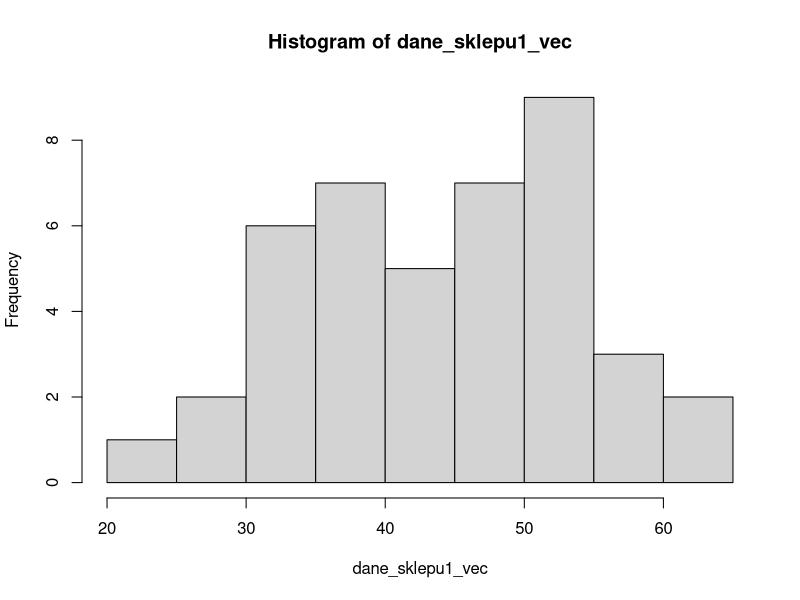
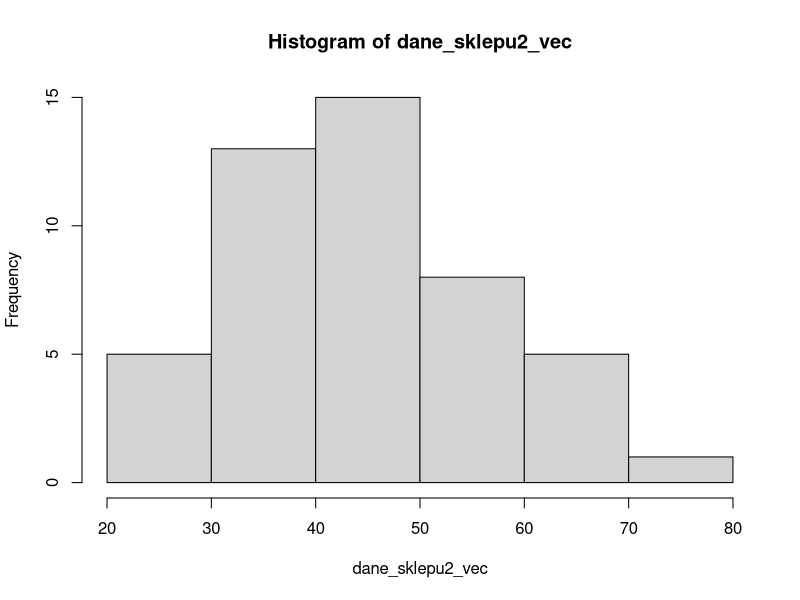

Source code (R) for these figures, in order: (Note: this script raises an error after producing the figures.)
wariancja_rozdzielczy <- function(mids, counts, sred)
{
  war = sum((mids-sred)^2*counts)/sum(counts)
  
  return(war)
}

kwartyl_rozdzielczy <- function(breaks, counts, kwartyl)
{
  poz_kwar <- sum(counts)
  if(poz_kwar%%2)
  {
    poz_kwar = (poz_kwar+1)*kwartyl
  }
  else
  {
    poz_kwar = poz_kwar*kwartyl
  }
  
  licz_skumul <- cumsum(counts)
  szuk_przedzial <- findInterval(poz_kwar, licz_skumul)
  
  med = breaks[szuk_przedzial]+(poz_kwar-licz_skumul[szuk_przedzial-1])*((breaks[szuk_przedzial+1]-breaks[szuk_przedzial])/counts[szuk_przedzial])
  
  return(med)
}

srednia_rozdzielczy <- function(counts, mids)
{
  srednia = sum(mids*counts)/sum(counts)
  
  return(srednia)
}

moda_rozdzielczy <- function(counts, breaks)
{
  szuk = max(counts)
  n = 0
  
  for(i in counts)
  {
    n = n + 1
    if(i == szuk)
    {
      break()
    }
  }
  
  moda = breaks[n]+(((szuk-counts[n-1])/((szuk-counts[n-1])+(szuk-counts[n+1])))*(breaks[n+1]-breaks[n]))
  
  return(moda)
}

# Obciazona - dzielimy przez n, nieobciazona - przez (n - 1)
wariancja_obciazona <- function(vec, sr)
{
  ile <- length(vec)
  w <- sum((vec - sr)^2) / ile
  return(w)
}

# war - wariancja obciążona
odchylenie_obciazone <- function(war)
{
  o <- sqrt(war)
  return(o)
}

moda <- function(vec)
{
  ux <- unique(vec)
  
  if(length(ux) == length(vec))
  {
    return("Brak dominanty")
  }
  else
  {
    wek_ilosci_powtorzen <- tabulate(match(vec, ux))
    czy_zduplikowane <- duplicated(wek_ilosci_powtorzen, incomparables = FALSE, fromLast = TRUE)
    poz_mody <- which.max(wek_ilosci_powtorzen)
    
    if(czy_zduplikowane[poz_mody])
    {
      return("Brak dominanty")
    }
    else
    {
      return(ux[poz_mody])
    }
  }
}

rozstep <- function(vec)
{
  result <- max(vec) - min(vec)
  return(result)
}

cwiartkowe <- function(q1, q3)
{
  result <- (q3 - q1) / 2
  return(result)
}

przecietne_od_sredniej <- function(vec, sr)
{
  ile <- length(vec)
  m <- sum(abs(vec - sr)) / ile
  return(m)
}

przecietne_od_mediany <- function(vec, med)
{
  ile <- length(vec)
  m <- sum(abs(vec - med)) / ile
  return(m)
}

wspolczynnik_zmiennosci <- function(odch, sred)
{
  v <- (odch / sred) * 100
  return(v)
}

moment_centralny <- function(nr, vec, sr)
{
  ile <- length(vec)
  m <- sum((vec - sr) ^ nr) / ile
  return(m)
}

kurtoza <- function(vec, sr, odch)
{
  k <- moment_centralny(4, vec, sr) / (odch ^ 4)
  return(k)
}

eksces <- function(kurt)
{
  eks <- kurt - 3
  return(eks)
}

wspolczynnik_asymetrii <- function(vec, sr, odch)
{
  k <- moment_centralny(3, vec, sr) / (odch ^ 3)
  return(k)  
}

wspolczynnik_skosnosci <- function(vec, sr, odch)
{
  ile <- length(vec)
  s <- (ile * sum((vec - sr)^3)) / ((ile - 1) * (ile - 2) * (odch)^4)
  return(s)
}

# sr - srednia proby
# odch - odchylenie standardowe próby
# wsp_ufnosci - poziom ufności podany w treści
przedzial_sredniej <- function(vec, sr, odch, wsp_ufnosci)
{
  if(wsp_ufnosci > 1 || wsp_ufnosci < 0)
    return("niepoprawny poziom ufności")
    
  ile <- length(vec)
  
  if(ile < 1)
    return("nie podano żadnych danych")
  
  # Poziom istotności
  alfa <- 1 - wsp_ufnosci
  
  # Różne wzory na podstawie ilości danych - http://wm.pollub.pl/files/77/content/files/3097_estymacja_przedzialowa.pdf
  if(ile <= 30)
  {
    # Model II - nieznane odchylenie populacji, mała próba
    # qt - kwantyl rozkładu t-Studenta
    wart_t_lub_u <- qt(1 - (alfa / 2), ile - 1) * (odch / sqrt(ile - 1))
    
  }
  else
  {
    # Model III - nieznane odchylenie populacji, duża próba
    # qnorm - kwantyl rozkładu normalnego
    wart_t_lub_u <- qnorm(1 - (alfa / 2)) * (odch / sqrt(ile))
  }
  
  przedzial <- c(sr - wart_t_lub_u, sr + wart_t_lub_u)
  return(przedzial)
}

# war - wariancja próby
przedzial_odchylenia <- function(vec, war, wsp_ufnosci)
{
  if(wsp_ufnosci > 1 || wsp_ufnosci < 0)
    return("niepoprawny poziom ufności")
  
  ile <- length(vec)
  
  if(ile < 1)
    return("nie podano żadnych danych")
  
  # Poziom istotności
  alfa <- 1 - wsp_ufnosci
 
  if(ile <= 30)
  {
    # Model I - nieznane odchylenie populacji, mała próba
    # qchisq - kwantyl rozkładu chi-kwadrat 
    ns <- ile * war
    przedzial <- c(ns / qchisq(1 - (alfa / 2), ile - 1), ns / qchisq(alfa / 2, ile - 1))
    
    # Przedział jest dla wariancji, więc pierwiastkujemy go
    przedzial <- sqrt(przedzial)
  }
  else
  {
    # Model II - nieznane odchylenie populacji, duża próba
    odch <- sqrt(war)
    wart_u <- qnorm(1 - (alfa / 2)) / sqrt(2 * ile)
    przedzial <- c(odch / (1 + wart_u), odch / (1 - wart_u))
  }

  return(przedzial)
}

# przedzial - wektor przedzialu zawierajacy dwa elementy
# wart_do_porownania - wartość do porównania precyzji, np. wyliczona średnia
precyzja_wzgledna <- function(przedzial, wart_do_porownania)
{
  ile <- length(przedzial)
  
  if(ile != 2)
    return("niepoprawny wektor przedziału")
  
  # Odejmujemy dolną wartość przedziału od górnej
  blad_maksymalny <- (przedzial[2] - przedzial[1]) / 2
  precyzja <- (blad_maksymalny / wart_do_porownania) * 100
  
  if(precyzja < 5)
    return(sprintf("%f%% jest mniejsze od 5%%, więc możemy bezpiecznie stwierdzić, że istnieją podstawy do uogólnienia", precyzja))
  else if(precyzja < 10)
    return(sprintf("%f%% jest między 5%% a 10%%, więc możemy stwierdzić, że istnieją podstawy do uogólnienia, jednak musimy pozostać ostrożni", precyzja))
  else
    return(sprintf("%f%% jest większe od 10%%, więc należy odrzucić tezę, że istnieją podstawy do uogólnienia", precyzja))
}

# vec/sr/war/war_nieob - wektor/średnia/wariancja obciążona/ wariancja nieobciążona prób 1 i 2
# alfa - poziom istotności podany w treści (alfa)
# Można również użyć t.test(dane_sklepu1_vec, dane_sklepu2_vec, alternative="greater", var.equal=[TRUE|FALSE], conf.level = 0.95)
test_dwoch_srednich <- function(vec1, vec2, sr1, sr2, war1, war2, war1_nieob, war2_nieob, alfa)
{
  ile1 <- length(vec1)
  ile2 <- length(vec2)
  ile1bez1 <- ile1 - 1
  ile2bez1 <- ile2 - 1
  
  # Najpierw testujemy równość wariancji populacji
  # H0 - są równe
  # H1 - wariancja pierwszej jest mniejsza (gdyż tak wskazują wariancje prób)
  # Korzystamy ze statystyki F-Snedecora
  f <- war1_nieob / war2_nieob
  wart_f <- qf(1 - alfa, ile1 - 1, ile2 - 1)
  
  # Gdy wartość statystyki jest większa od górnej granicy przedziału, nie mamy podstaw do odrzucenia hipotezy
  if(f >= -wart_f)
  {
    ile1i2bez2 <- ile1 + ile2 - 2
    
    # Test t-Studenta dla grup niezależnych o równej wariancji - http://www-users.mat.umk.pl/~gemini/2mieStat/2012/testy_teoria.pdf
    t <- (sr1 - sr2) / sqrt(((war1 * ile1bez1 + war2 * ile2bez1) * (ile1 + ile2)) / (ile1i2bez2 * ile1 * ile2))
    
    # Liczba stopni swobody przy odczycie - n1 + n2 - 2
    wart_t <- qt(1 - alfa, ile1i2bez2)
    
    # Gdy wartość jest mniejsza od dolnej granicy przedziału, nie ma podstaw do odrzucenia hipotezy
    if(t <= wart_t)
      h <- "Wartość nie należy do przedziału - przyjmujemy hipotezę zerową - średnie są równe."
    else
      h <- "Wartość należy do przedziału - odrzucamy hipotezę zerową - średnia pierwszego sklepu jest większa."
    
    return(sprintf("równe odchylenia populacji, więc: statystyka t = %f, przedział <%f, ∞). %s", t, wart_t, h))
  }
  else
  {
    war_ile1 <- war1 / ile1
    war_ile2 <- war2 / ile2
    
    # Statystyka Cochrana-Coxa, gdyż odchylenia są różne
    C <- (sr1 - sr2) / sqrt(war_ile1 + war_ile2)
    
    # Wzór Cochrana-Coxa
    wart_C <- (war_ile1 * qt(1 - alfa, ile1bez1) + war_ile2 * qt(1 - alfa, ile2bez1)) / (war_ile1 + war_ile2)
    
    if(C <= wart_C)
      h <- "Wartość nie należy do przedziału - przyjmujemy hipotezę zerową - średnie są równe."
    else
      h <- "Wartość należy do przedziału - odrzucamy hipotezę zerową - średnia pierwszego sklepu jest większa."
    
    return(sprintf("różne odchylenia populacji, więc: statystyka C = %f, przedział <%f, ∞). %s", C, wart_C, h))
  }
}

# Wczytanie danych z plików
dane_sklepu_1 <- read.table("sklep1.txt", header=F, dec=",")
dane_sklepu_2 <- read.table("sklep2.txt", header=F, dec=",")

# Przekształcenie ich do posortowanych wektorów
dane_sklepu1_vec <- c(dane_sklepu_1[[1]])
sort(dane_sklepu1_vec)

dane_sklepu2_vec <- c(dane_sklepu_2[[1]])
sort(dane_sklepu2_vec)

# Histogramy
sklep1_hist <- hist(dane_sklepu1_vec)
sklep2_hist <- hist(dane_sklepu2_vec)

# Szeregi szczegółowe
sklep1_sr <- mean(dane_sklepu1_vec)
sklep1_med <- median(dane_sklepu1_vec)
sklep1_q1 <- quantile(dane_sklepu1_vec, 0.25)
sklep1_q3 <- quantile(dane_sklepu1_vec, 0.75)
sklep1_moda <- moda(dane_sklepu1_vec)
sklep1_war <- wariancja_obciazona(dane_sklepu1_vec, sklep1_sr)
sklep1_war_nieob <- var(dane_sklepu1_vec)
sklep1_odch <- odchylenie_obciazone(sklep1_war)
sklep1_odch_nieob <- sd(dane_sklepu1_vec)
sklep1_kurt <- kurtoza(dane_sklepu1_vec, sklep1_sr, sklep1_odch)

sklep2_sr <- mean(dane_sklepu2_vec)
sklep2_med <- median(dane_sklepu2_vec)
sklep2_q1 <- quantile(dane_sklepu2_vec, 0.25)
sklep2_q3 <- quantile(dane_sklepu2_vec, 0.75)
sklep2_moda<- moda(dane_sklepu2_vec)
sklep2_war <- wariancja_obciazona(dane_sklepu2_vec, sklep2_sr)
sklep2_war_nieob <- var(dane_sklepu2_vec)
sklep2_odch <- odchylenie_obciazone(sklep2_war)
sklep2_odch_nieob <- sd(dane_sklepu2_vec)
sklep2_kurt <- kurtoza(dane_sklepu2_vec, sklep2_sr, sklep2_odch)

# Szeregi rozdzielcze
sklep1_med_r <- kwartyl_rozdzielczy(sklep1_hist$breaks, sklep1_hist$counts, 0.5)
sklep1_sr_r <- srednia_rozdzielczy(sklep1_hist$counts, sklep1_hist$mids)
sklep1_q1_r <- kwartyl_rozdzielczy(sklep1_hist$breaks, sklep1_hist$counts, 0.25)
sklep1_q3_r <- kwartyl_rozdzielczy(sklep1_hist$breaks, sklep1_hist$counts, 0.75)
sklep1_moda_r <- moda_rozdzielczy(sklep1_hist$counts, sklep1_hist$breaks)
sklep1_war_r <- wariancja_rozdzielczy(sklep1_hist$mids, sklep1_hist$counts, sklep1_sr_r)

sklep2_med_r <- kwartyl_rozdzielczy(sklep2_hist$breaks, sklep2_hist$counts, 0.5)
sklep2_sr_r <- srednia_rozdzielczy(sklep2_hist$counts, sklep2_hist$mids)
sklep2_q1_r <- kwartyl_rozdzielczy(sklep2_hist$breaks, sklep2_hist$counts, 0.25)
sklep2_q3_r <- kwartyl_rozdzielczy(sklep2_hist$breaks, sklep2_hist$counts, 0.75)
sklep2_moda_r <- moda_rozdzielczy(sklep2_hist$counts, sklep2_hist$breaks)
sklep2_war_r <- wariancja_rozdzielczy(sklep2_hist$mids, sklep2_hist$counts, sklep2_sr_r)

# Zad 3

sklep1_przedzial_sredniej <- przedzial_sredniej(dane_sklepu1_vec, sklep1_sr, sklep1_odch, 0.95)
#sklep1_przedzial_odchylenia <- przedzial_odchylenia(dane_sklepu1_vec, sklep1_war, 0.95)
sklep1_precyzja_wzgledna <- precyzja_wzgledna(sklep1_przedzial_sredniej, sklep1_sr)

# Zad 4

#sklep2_przedzial_sredniej <- przedzial_sredniej(dane_sklepu2_vec, sklep2_sr, sklep2_odch, 0.95)
sklep2_przedzial_odchylenia <- przedzial_odchylenia(dane_sklepu2_vec, sklep2_war, 0.95)
sklep2_precyzja_wzgledna <- precyzja_wzgledna(sklep2_przedzial_odchylenia, sklep2_odch)

cat("Sklep 1:")
cat("Srednia: ", sklep1_sr)
cat("Kwartyl 0.25:", sklep1_q1)
cat("Kwartyl 0.75:", sklep1_q3)
cat("Mediana: ", sklep1_med)
cat("Odchylenie standardowe nieobciazone: ", sklep1_odch_nieob)
cat("Odchylenie standardowe obciazone: ", sklep1_odch)
cat("Odchylenie cwiartkowe: ", cwiartkowe(sklep1_q1,sklep1_q3))
cat("Odchylenie przecietne od sredniej: ", przecietne_od_sredniej(dane_sklepu1_vec, sklep1_sr))
cat("Odchylenie przecietne od mediany: ", przecietne_od_mediany(dane_sklepu1_vec, sklep1_med))
cat("Wariancja nieobciazona: ", sklep1_war_nieob)
cat("Wariancja obciazona: ", sklep1_war)
cat("Dominanta: ", sklep1_moda)
cat("Rozstep: ", rozstep(dane_sklepu1_vec))
cat("Wspolczynnik zmiennosci: ", wspolczynnik_zmiennosci(sklep1_sr, sklep1_odch), "%")
cat("Wspolczynnik asymetrii: ", wspolczynnik_asymetrii(dane_sklepu1_vec, sklep1_sr, sklep1_odch))
cat("Wspolczynnik skosnosci: ", wspolczynnik_skosnosci(dane_sklepu1_vec, sklep1_sr, sklep1_odch))
cat("Kurtoza: ", sklep1_kurt)
cat("Eksces: ", eksces(sklep1_kurt))
cat("Przedzial sredniej: (", sklep1_przedzial_sredniej, ")")
cat("Przedzial odchylenia: (", sklep1_przedzial_odchylenia, ")")
cat("Precyzja względna: ", sklep1_precyzja_wzgledna)

cat("Sklep 2:")
cat("Srednia: ", sklep2_sr)
cat("Kwartyl 0.25 sklepu 2:", sklep2_q1 )
cat("Kwartyl 0.75 sklepu 2:", sklep2_q3)
cat("Mediana: ", sklep2_med)
cat("Odchylenie standardowe nieobciazone: ", sklep2_odch_nieob)
cat("Odchylenie standardowe obciazone: ", sklep2_odch)
cat("Odchylenie przecietne od sredniej: ", przecietne_od_sredniej(dane_sklepu2_vec, sklep2_sr))
cat("Odchylenie przecietne od mediany: ", przecietne_od_mediany(dane_sklepu2_vec, sklep2_med))
cat("Odchylenie cwiartkowe: ", cwiartkowe(sklep2_q1,sklep2_q3))
cat("Wariancja nieobciazona: ", sklep2_war_nieob)
cat("Wariancja obciazona: ", sklep2_war)
cat("Dominanta: ", sklep2_moda)
cat("Rozstep: ", rozstep(dane_sklepu2_vec))
cat("Wspolczynnik zmiennosci: ", wspolczynnik_zmiennosci(sklep2_sr, sklep2_odch), "%")
cat("Wspolczynnik asymetrii: ", wspolczynnik_asymetrii(dane_sklepu2_vec, sklep2_sr, sklep2_odch))
cat("Wspolczynnik skosnosci: ", wspolczynnik_skosnosci(dane_sklepu2_vec, sklep2_sr, sklep2_odch))
cat("Kurtoza: ", sklep2_kurt)
cat("Eksces: ", eksces(sklep2_kurt))
cat("Przedzial sredniej: (", sklep2_przedzial_sredniej, ")")
cat("Przedzial odchylenia: (", sklep2_przedzial_odchylenia, ")")
cat("Precyzja względna: ", sklep2_precyzja_wzgledna)

# Zad 5
cat("Czy na poziomie istotności 0.05 można twierdzić, że wartość miesięcznych wydatków, na jedną osobę, na pieczywo i produkty zbożowe są większe dla klientów pierwszego marketu (sformułować i zweryfikować odpowiednią hipotezę)?")
cat("H0 - m1 = m2")
cat("H1 - m1 > m2")
cat("Wynik testu: ", test_dwoch_srednich(dane_sklepu1_vec, dane_sklepu2_vec, sklep1_sr, sklep2_sr, sklep1_war, sklep2_war, sklep1_war_nieob, sklep2_war_nieob, 0.05))